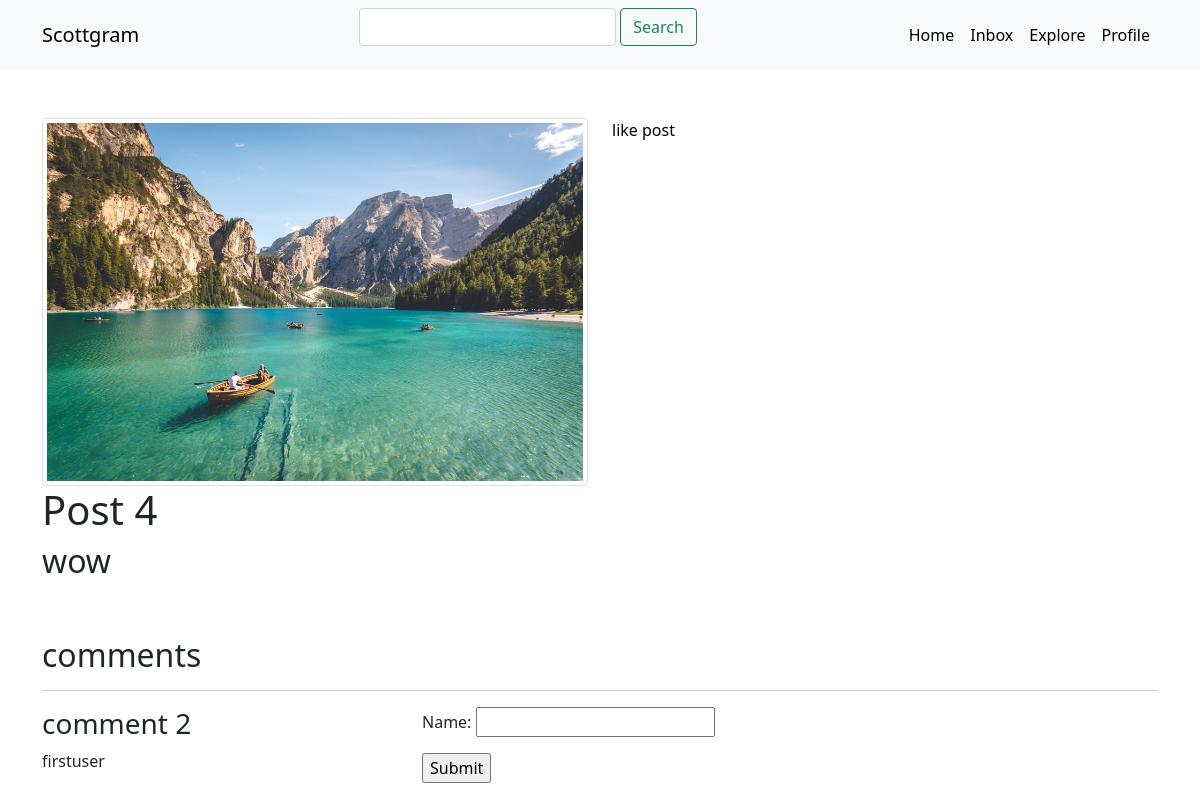
/detail_post/20 (signed in), run on the app's committed database.
### feed/models.py (models this page shows, shortened)
class Post(models.Model):
    author = models.ForeignKey(User, on_delete=models.CASCADE)
    title = models.CharField(max_length=200)
    description = models.CharField(max_length=200)
    created = models.DateTimeField(auto_now_add=True)
    published_date = models.DateTimeField(blank=True, null=True)
    likes = models.ManyToManyField(User, related_name='postlike')
    imagecontent = models.ImageField(null=True, blank=True, upload_to='content/')
    class Meta:
        ordering = ('-created',)

class Comments(models.Model):
    commentor = models.ForeignKey(User, on_delete=models.CASCADE)
    post = models.ForeignKey(Post, on_delete=models.CASCADE, related_name='comments')
    name = models.CharField(max_length=80)
    body = models.TextField()
    created_on = models.DateTimeField(auto_now_add=True)

### feed/views.py (the view, shortened to what this page needs)
# urls.py: path('detail_post/<str:pk>', DetailPostView.as_view(), name='detail_post'),
class DetailPostView(LoginRequiredMixin, View):
    login_url = 'login'
    def get(self,request,pk):
        posts = Post.objects.get(pk=pk)
        posts_likes = posts.likes.all()
        posts_me_liked = posts.likes.filter(id=request.user.id)
        comments = Comments.objects.filter(post=posts)
        form = CommentForm()
        return render(request, 'feed/detailpost.html', {'posts':posts,'comments':comments,'form':form,'posts_likes':posts_likes,'posts_me_liked':posts_me_liked})

### feed/forms.py
class CommentForm(forms.ModelForm):
    class Meta:
        model = Comments
        fields = ('name',)

### templates/feed/detailpost.html (shortened to what this page needs)
{% extends 'base.html' %}
{% block content %}
{% include "navbar.html" %}
<div class="container">
    <div class="row my-5">
        <div class="col-6">
                <img class="img-thumbnail" src="{{posts.imagecontent.url}}">
             <h1>{{posts.title}}</h1>
           <h2>{{posts.description}}</h2>
        </div>
        <div class="col-6">
        {% if posts_me_liked.exists %}
        <a href="{% url 'like_post' posts.pk %}"> unlike post</a>
        {% else %}
        <a href="{% url 'like_post' posts.pk %}"> like post </a>
        {% endif %}
        </div>
    </div>
<h2> comments </h2>
<hr>
    <div class="row">
        <div class="col-4">
            {% for comment in comments %}
            <h3>{{ comment.name }}</h3>
            <p>{{ comment.commentor }}</p>
            {% endfor %}
        </div>
        <div class="col-4">
            <form class="form-inline" method ="POST">
            {{form.as_p}}
            <input type="submit" name="create comment">
        </form>
    </div>
</div>
{% endblock %}

### data on the page
Post: imagecontent (picture), title "Post 4", description "wow"
Comments: name "comment 2", commentor "firstuser"
